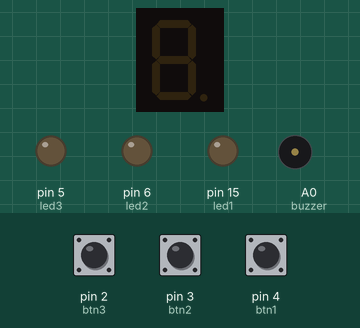
Recording of a sketch running on a simulated Arduino Uno, built with avr-gcc and run on an emulated ATmega328P. Parts: 1-digit seven-segment display, output pins drawn as LEDs (lit = HIGH), buzzer (waves = sounding). Wiring (inferred from the names in the program): 1-digit 7-segment display, segments lit when HIGH: segments pin 10, pin 9, pin 11, pin 12, pin 13, pin 7, pin 8. The inputs (shaded band) are chosen by the test bench; at power-on: pin 2 (btn3) HIGH, pin 3 (btn2) HIGH, pin 4 (btn1) HIGH. The segment pins are drawn as the display they are named for; pins used as bus, display or sensor lines are not drawn.

Above: at 1.2 s.
1.3 s: pin 2 (btn3) pulled LOW for 0.15 s
At 1.37 s:
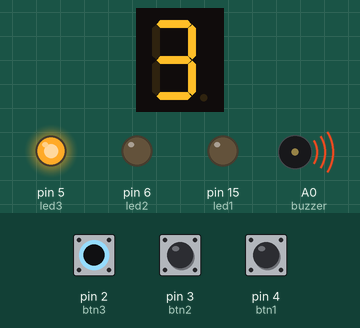
2.9 s: pin 3 (btn2) pulled LOW for 0.15 s
At 2.97 s:
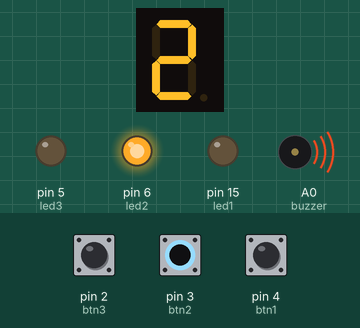
4.5 s: pin 4 (btn1) pulled LOW for 0.15 s
At 4.57 s:
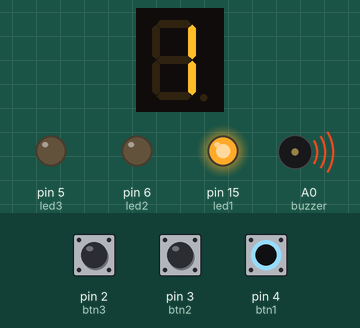
6.1 s: pin 4 (btn1) pulled LOW for 3.2 s
At 10.5 s:
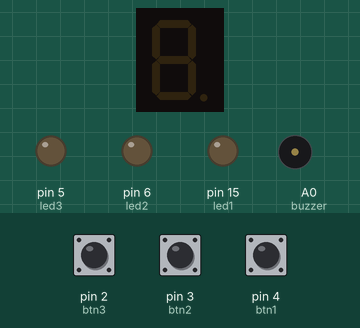
10.8 s: pin 2 (btn3) pulled LOW for 3.2 s
At 11.7 s:
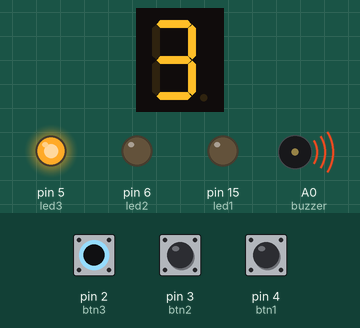
Timing chart, 0 to 15.5 s (numbered marks = the images above; inputs shaded):
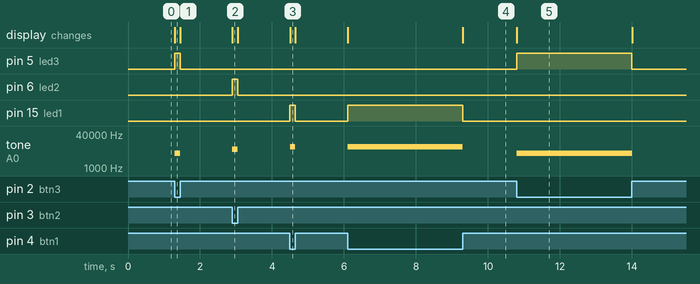

Measured:
- after the input at 1.3 s, pin 5 (led3): LOW → HIGH at once, → LOW 0.15 s later; tone on A0 (buzzer): silent → 5000 Hz at once, → silent 0.15 s later; the display: changes at once (image 1)
- after the input at 2.9 s, pin 6 (led2): LOW → HIGH at once, → LOW 0.15 s later; tone on A0 (buzzer): silent → 7500 Hz at once, → silent 0.15 s later; the display: changes at once (image 2)
- after the input at 4.5 s, pin 15 (led1): LOW → HIGH at once, → LOW 0.15 s later; tone on A0 (buzzer): silent → 10000 Hz at once, → silent 0.15 s later; the display: changes at once (image 3)
- after the input at 6.1 s, pin 15 (led1): LOW → HIGH at once, → LOW 3.2 s later; tone on A0 (buzzer): silent → 10000 Hz at once, → silent 3.2 s later; the display: first changes at once (image 4 shows a later state)
- after the input at 10.8 s, pin 5 (led3): LOW → HIGH at once, → LOW 3.2 s later; tone on A0 (buzzer): silent → 5000 Hz at once, → silent 3.2 s later; the display: changes at once (image 5)

The sketch:

Code.ino
```cpp
// --------------------
// LED Pins
// --------------------
int led1 = 15;
int led2 = 6;
int led3 = 5;

// --------------------
// Button Pins
// --------------------
int btn1 = 4;
int btn2 = 3;
int btn3 = 2;

// --------------------
// Buzzer
// --------------------
int buzzer = A0;

// --------------------
// 7 Segment Pins
// --------------------
int segA = 10;
int segB = 9;
int segC = 11;
int segD = 12;
int segE = 13;
int segF = 7;
int segG = 8;


// --------------------
// Setup
// --------------------
void setup(){

  pinMode(led1, OUTPUT);
  pinMode(led2, OUTPUT);
  pinMode(led3, OUTPUT);

  pinMode(btn1, INPUT_PULLUP);
  pinMode(btn2, INPUT_PULLUP);
  pinMode(btn3, INPUT_PULLUP);

  pinMode(buzzer, OUTPUT);

  pinMode(segA, OUTPUT);
  pinMode(segB, OUTPUT);
  pinMode(segC, OUTPUT);
  pinMode(segD, OUTPUT);
  pinMode(segE, OUTPUT);
  pinMode(segF, OUTPUT);
  pinMode(segG, OUTPUT);
}


// --------------------
// Display Functions
// --------------------

void display1(){
  digitalWrite(segA, LOW);
  digitalWrite(segB, HIGH);
  digitalWrite(segC, HIGH);
  digitalWrite(segD, LOW);
  digitalWrite(segE, LOW);
  digitalWrite(segF, LOW);
  digitalWrite(segG, LOW);
}

void display2(){
  digitalWrite(segA, HIGH);
  digitalWrite(segB, HIGH);
  digitalWrite(segC, LOW);
  digitalWrite(segD, HIGH);
  digitalWrite(segE, HIGH);
  digitalWrite(segF, LOW);
  digitalWrite(segG, HIGH);
}

void display3(){
  digitalWrite(segA, HIGH);
  digitalWrite(segB, HIGH);
  digitalWrite(segC, HIGH);
  digitalWrite(segD, HIGH);
  digitalWrite(segE, LOW);
  digitalWrite(segF, LOW);
  digitalWrite(segG, HIGH);
}

void clearDisplay(){
  digitalWrite(segA, LOW);
  digitalWrite(segB, LOW);
  digitalWrite(segC, LOW);
  digitalWrite(segD, LOW);
  digitalWrite(segE, LOW);
  digitalWrite(segF, LOW);
  digitalWrite(segG, LOW);
}


// --------------------
// Main Loop
// --------------------
void loop(){

  int b1 = digitalRead(btn1);
  int b2 = digitalRead(btn2);
  int b3 = digitalRead(btn3);

  // Player 1 pressed
  if(b1 == LOW){

    digitalWrite(led1, HIGH);
    digitalWrite(led2, LOW);
    digitalWrite(led3, LOW);

    display1();
    tone(buzzer,10000);
  }

  // Player 2 pressed
  else if(b2 == LOW){

    digitalWrite(led1, LOW);
    digitalWrite(led2, HIGH);
    digitalWrite(led3, LOW);

    display2();
    tone(buzzer,7500);
  }

  // Player 3 pressed
  else if(b3 == LOW){

    digitalWrite(led1, LOW);
    digitalWrite(led2, LOW);
    digitalWrite(led3, HIGH);

    display3();
    tone(buzzer,5000);
  }

  // No button pressed
  else{

    digitalWrite(led1, LOW);
    digitalWrite(led2, LOW);
    digitalWrite(led3, LOW);

    clearDisplay();
    noTone(buzzer);
  }

}
```
